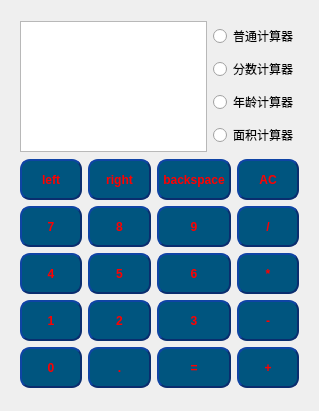
<?xml version="1.0" encoding="UTF-8"?>
<ui version="4.0">
 <class>Widget</class>
 <widget class="QWidget" name="Widget">
  <property name="geometry">
   <rect>
    <x>0</x>
    <y>0</y>
    <width>319</width>
    <height>411</height>
   </rect>
  </property>
  <property name="windowTitle">
   <string>Widget</string>
  </property>
  <property name="styleSheet">
   <string notr="true">QFrame#Frame {border-image: url(:/1.jpg);}
QPushButton { 
    /* 前景色 */  
    color:red;  

    /* 背景色 */  
    background-color:rgb(0, 85, 127);  

    /* 边框风格 */  
    border-style:outset;  

    /* 边框宽度 */  
    border-width:2px;  

    /* 边框颜色 */  
    border-color:rgb(10,45,110);  

    /* 边框倒角 */  
    border-radius:10px;  

    /* 字体 */  
    font:bold 12px;  

    /* 内边距 */  
    padding:4px;  
}  </string>
  </property>
  <layout class="QGridLayout" name="gridLayout_2">
   <item row="0" column="0">
    <widget class="QFrame" name="Frame">
     <layout class="QVBoxLayout" name="verticalLayout_2">
      <item>
       <layout class="QHBoxLayout" name="horizontalLayout">
        <item>
         <widget class="QPlainTextEdit" name="plainTextEdit">
          <property name="maximumSize">
           <size>
            <width>411</width>
            <height>131</height>
           </size>
          </property>
         </widget>
        </item>
        <item>
         <layout class="QVBoxLayout" name="verticalLayout">
          <item>
           <widget class="QRadioButton" name="Normal">
            <property name="text">
             <string>普通计算器</string>
            </property>
           </widget>
          </item>
          <item>
           <widget class="QRadioButton" name="Faction">
            <property name="text">
             <string>分数计算器</string>
            </property>
           </widget>
          </item>
          <item>
           <widget class="QRadioButton" name="Age">
            <property name="text">
             <string>年龄计算器</string>
            </property>
           </widget>
          </item>
          <item>
           <widget class="QRadioButton" name="Space">
            <property name="text">
             <string>面积计算器</string>
            </property>
           </widget>
          </item>
         </layout>
        </item>
       </layout>
      </item>
      <item>
       <layout class="QGridLayout" name="gridLayout">
        <item row="0" column="0">
         <widget class="QPushButton" name="left">
          <property name="maximumSize">
           <size>
            <width>75</width>
            <height>41</height>
           </size>
          </property>
          <property name="styleSheet">
           <string notr="true"/>
          </property>
          <property name="text">
           <string>left</string>
          </property>
         </widget>
        </item>
        <item row="0" column="1">
         <widget class="QPushButton" name="right">
          <property name="maximumSize">
           <size>
            <width>75</width>
            <height>41</height>
           </size>
          </property>
          <property name="text">
           <string>right</string>
          </property>
         </widget>
        </item>
        <item row="0" column="2">
         <widget class="QPushButton" name="backspace">
          <property name="maximumSize">
           <size>
            <width>75</width>
            <height>41</height>
           </size>
          </property>
          <property name="text">
           <string>backspace</string>
          </property>
         </widget>
        </item>
        <item row="0" column="3">
         <widget class="QPushButton" name="AC">
          <property name="maximumSize">
           <size>
            <width>75</width>
            <height>41</height>
           </size>
          </property>
          <property name="text">
           <string>AC</string>
          </property>
         </widget>
        </item>
        <item row="1" column="0">
         <widget class="QPushButton" name="num7">
          <property name="maximumSize">
           <size>
            <width>75</width>
            <height>41</height>
           </size>
          </property>
          <property name="text">
           <string>7</string>
          </property>
         </widget>
        </item>
        <item row="1" column="1">
         <widget class="QPushButton" name="num8">
          <property name="maximumSize">
           <size>
            <width>75</width>
            <height>41</height>
           </size>
          </property>
          <property name="text">
           <string>8</string>
          </property>
         </widget>
        </item>
        <item row="1" column="2">
         <widget class="QPushButton" name="num9">
          <property name="maximumSize">
           <size>
            <width>75</width>
            <height>41</height>
           </size>
          </property>
          <property name="text">
           <string>9</string>
          </property>
         </widget>
        </item>
        <item row="1" column="3">
         <widget class="QPushButton" name="chu">
          <property name="maximumSize">
           <size>
            <width>75</width>
            <height>41</height>
           </size>
          </property>
          <property name="text">
           <string>/</string>
          </property>
         </widget>
        </item>
        <item row="2" column="0">
         <widget class="QPushButton" name="num4">
          <property name="maximumSize">
           <size>
            <width>75</width>
            <height>41</height>
           </size>
          </property>
          <property name="text">
           <string>4</string>
          </property>
         </widget>
        </item>
        <item row="2" column="1">
         <widget class="QPushButton" name="num5">
          <property name="maximumSize">
           <size>
            <width>75</width>
            <height>41</height>
           </size>
          </property>
          <property name="text">
           <string>5</string>
          </property>
         </widget>
        </item>
        <item row="2" column="2">
         <widget class="QPushButton" name="num6">
          <property name="maximumSize">
           <size>
            <width>75</width>
            <height>41</height>
           </size>
          </property>
          <property name="text">
           <string>6</string>
          </property>
         </widget>
        </item>
        <item row="2" column="3">
         <widget class="QPushButton" name="cheng">
          <property name="maximumSize">
           <size>
            <width>75</width>
            <height>41</height>
           </size>
          </property>
          <property name="text">
           <string>*</string>
          </property>
         </widget>
        </item>
        <item row="3" column="0">
         <widget class="QPushButton" name="num1">
          <property name="maximumSize">
           <size>
            <width>75</width>
            <height>41</height>
           </size>
          </property>
          <property name="text">
           <string>1</string>
          </property>
         </widget>
        </item>
        <item row="3" column="1">
         <widget class="QPushButton" name="num2">
          <property name="maximumSize">
           <size>
            <width>75</width>
            <height>41</height>
           </size>
          </property>
          <property name="text">
           <string>2</string>
          </property>
         </widget>
        </item>
        <item row="3" column="2">
         <widget class="QPushButton" name="num3">
          <property name="maximumSize">
           <size>
            <width>75</width>
            <height>41</height>
           </size>
          </property>
          <property name="text">
           <string>3</string>
          </property>
         </widget>
        </item>
        <item row="3" column="3">
         <widget class="QPushButton" name="jian">
          <property name="maximumSize">
           <size>
            <width>75</width>
            <height>41</height>
           </size>
          </property>
          <property name="text">
           <string>-</string>
          </property>
         </widget>
        </item>
        <item row="4" column="0">
         <widget class="QPushButton" name="num0">
          <property name="maximumSize">
           <size>
            <width>75</width>
            <height>41</height>
           </size>
          </property>
          <property name="text">
           <string>0</string>
          </property>
         </widget>
        </item>
        <item row="4" column="1">
         <widget class="QPushButton" name="num10">
          <property name="maximumSize">
           <size>
            <width>75</width>
            <height>41</height>
           </size>
          </property>
          <property name="text">
           <string>.</string>
          </property>
         </widget>
        </item>
        <item row="4" column="2">
         <widget class="QPushButton" name="deng">
          <property name="maximumSize">
           <size>
            <width>75</width>
            <height>41</height>
           </size>
          </property>
          <property name="text">
           <string>=</string>
          </property>
         </widget>
        </item>
        <item row="4" column="3">
         <widget class="QPushButton" name="jia">
          <property name="maximumSize">
           <size>
            <width>75</width>
            <height>41</height>
           </size>
          </property>
          <property name="text">
           <string>+</string>
          </property>
         </widget>
        </item>
       </layout>
      </item>
     </layout>
    </widget>
   </item>
  </layout>
 </widget>
 <resources/>
 <connections/>
</ui>
